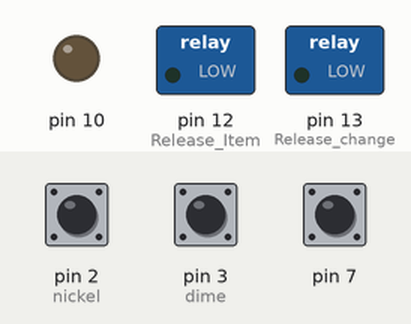
Recording of a sketch running on a simulated Arduino Uno, built with avr-gcc and run on an emulated ATmega328P. On the bench: switched loads named in the sketch (green lamp = pin HIGH), output pins drawn as LEDs (lit = HIGH). The inputs (shaded band) are chosen by the test bench; at power-on: pin 7 HIGH, pin 3 (dime) HIGH, pin 2 (nickel) HIGH.

Above: at 1.2 s.
1.3 s: pin 7 pulled LOW for 0.15 s
At 1.8 s:
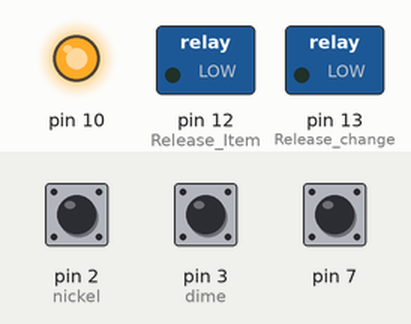
3.0 s: pin 7 pulled LOW for 1 s
At 5.0 s:
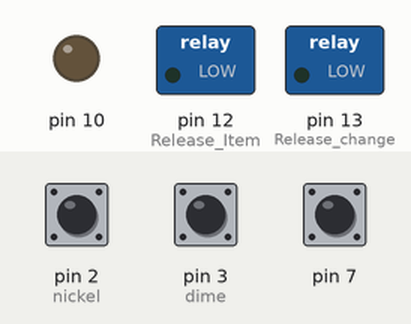
5.5 s: pin 7 pulled LOW for 3.2 s
At 9.8 s:
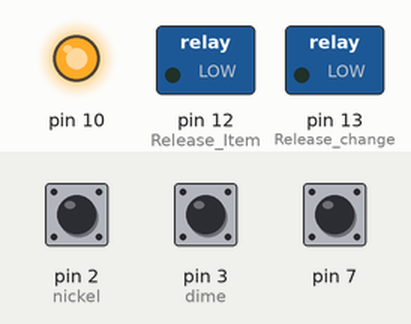
10.2 s: pin 3 (dime) pulsed LOW 2 times (0.12 s each, 0.3 s apart)
At 11.4 s:
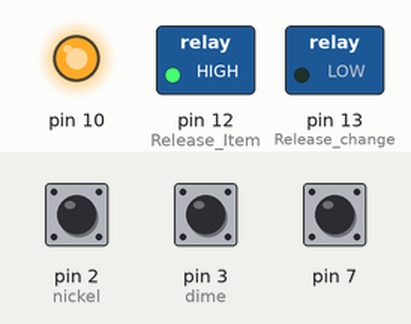
Timing chart, 0 to 13.2 s (numbered marks = the images above; inputs shaded):
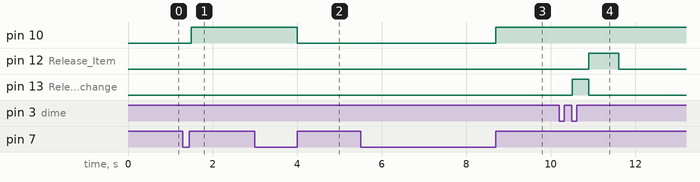

Measured:
- after the input at 1.3 s, pin 10: LOW → HIGH after 0.20 s
- after the input at 3.0 s, pin 10: HIGH → LOW after 1.0 s
- after the input at 5.5 s, pin 10: LOW → HIGH after 3.2 s
- after the input at 10.2 s, pin 12 (Release_Item): LOW → HIGH after 0.70 s, → LOW 0.70 s later; pin 13 (Release_change): LOW → HIGH after 0.30 s, → LOW 0.40 s later

The sketch:

vending_machine.ino
```cpp
#define S0 1
#define S5 2
#define S10 3
#define S15 5
#define S20 33

#define on 78
#define off 36

#define Off0 777
#define On1 6
#define On2 8
#define Off1 95
#define Off2 63


int n=0, d=0, error =off, R, C, myState=S0, myStates=Off0, sampletimes=0, sampletime=0;

void setup() {

  pinMode(2, INPUT_PULLUP);//nickel
  pinMode(3, INPUT_PULLUP);//dime
  pinMode(12, OUTPUT);//Release Item
  pinMode(13, OUTPUT);//Release change (a nickel)


  pinMode(7, INPUT_PULLUP);
  pinMode(10, OUTPUT);
  Serial.begin(9600);
}

void loop() {
 machine();
 steit();
 delay(100);

}

void machine(){
Determine_n_d();

 switch (myState) {
     case S0: if  (n) myState = S5;
              else
              if (d) myState = S10;
              break;
     case S5: if (n) myState = S10;
              else
              if (d) myState = S15;
              break;

     case S10: if (n) myState = S15;
               else
               if (d) myState = S20;
               break;

     case S15: if (sampletime>=6) {
                myState = S0;sampletime=0;}
               else{
                sampletime++;
               }
               break;
     case S20: if (sampletime>=3) {
               myState = S15;sampletime=0;}
               else{
                sampletime++;
               }
               break;

     default: myState=S0;
}

     switch (myState) {
     case S0: digitalWrite(12,0); break;
     case S5:
     case S10: R=0; C=0; break;
     case S15: R=1; C=0;digitalWrite(12,1);digitalWrite(13,0); break;
     case S20: R=0; C=1;digitalWrite(13,1);

     default: R=0; C=0; // This should never happen!
}
}

void Determine_n_d(void)
 {
  static int previousread2=1, previousread3=1;
  static int currentread2=1, currentread3=1;

     previousread2 = currentread2;
     previousread3 = currentread3;
     currentread3 = digitalRead(3);
     currentread2 = digitalRead(2);


     if  ((previousread2==1) && (currentread2==0))
        n=1;
     else
        n=0;
     if  ((previousread3==1) && (currentread3==0))
        d=1;
     else
        d=0;

 }

 void steit(){
 switch (myStates) {
     case Off0: if (digitalRead(7)==LOW){
      digitalWrite(10, 0), myStates=On1;
     }
     break;

     case On1: if (digitalRead(7)==HIGH){
      digitalWrite(10, 1), myStates=On2;
     }
     break;

     case On2: if (sampletimes>=4) {
               myStates = Off1, digitalWrite(10, 1);}
               else
               if (digitalRead(7)==LOW){
                myStates=Off2;
               }
               break;

     case Off1: if (sampletimes>=6){
                   myState = On2, digitalWrite(10, 0);}
                else
                if(digitalRead(7)==LOW){
                  myStates=Off2;
                }
                break;


     case Off2: if(digitalRead(7)==HIGH){
                myStates=Off0, digitalWrite(10,0);
                }
                break;

     default: myStates=Off0;
     }
 }
```
